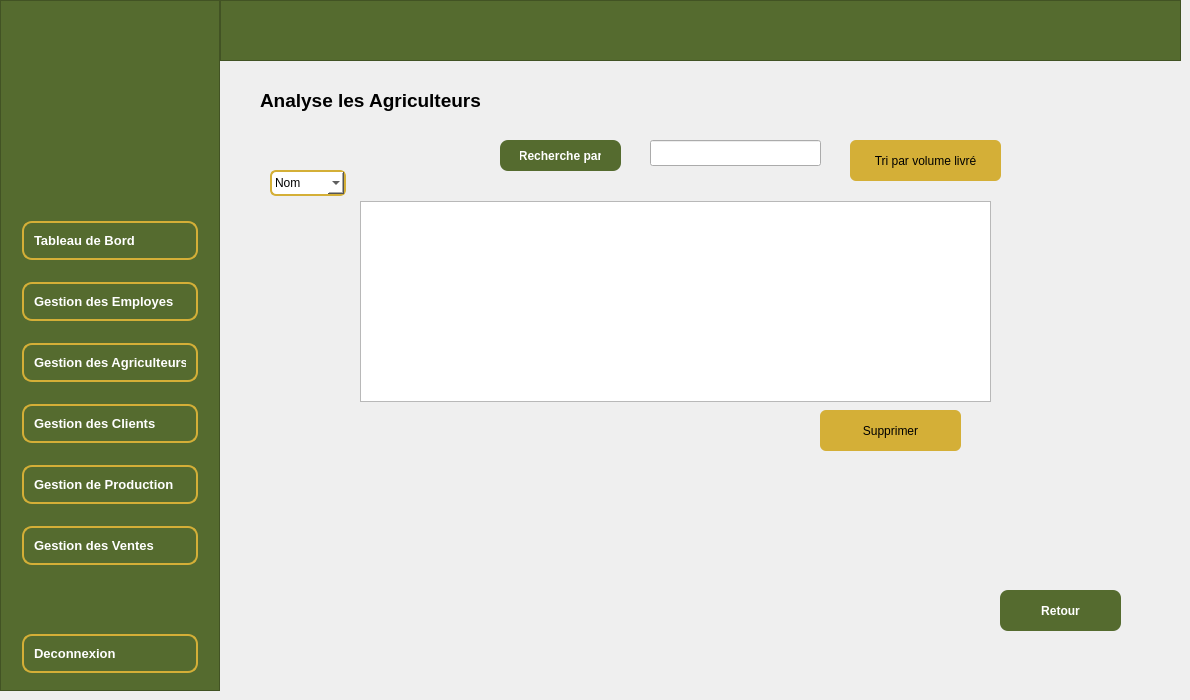
      <widget class="QWidget" name="page_analyse_agri">
       <widget class="QFrame" name="frame_20">
        <property name="geometry">
         <rect>
          <x>220</x>
          <y>0</y>
          <width>961</width>
          <height>61</height>
         </rect>
        </property>
        <property name="styleSheet">
         <string notr="true">QFrame {
    background-color: #556B2F;
}</string>
        </property>
        <property name="frameShape">
         <enum>QFrame::Shape::StyledPanel</enum>
        </property>
        <property name="frameShadow">
         <enum>QFrame::Shadow::Raised</enum>
        </property>
       </widget>
       <widget class="QFrame" name="sidebar_13">
        <property name="geometry">
         <rect>
          <x>0</x>
          <y>0</y>
          <width>220</width>
          <height>691</height>
         </rect>
        </property>
        <property name="minimumSize">
         <size>
          <width>220</width>
          <height>0</height>
         </size>
        </property>
        <property name="maximumSize">
         <size>
          <width>220</width>
          <height>16777215</height>
         </size>
        </property>
        <property name="styleSheet">
         <string notr="true">QFrame#sidebar_13 {
    background-color: #556B2F;
}
QPushButton {
    background-color: transparent;
    color: white;
    border: 2px solid #D4AF37;
    border-radius: 10px;
    padding: 10px;
    margin: 8px 12px;
    text-align: left;
}

QPushButton:hover {
    background-color: #D4AF37;
    color: black;
}
</string>
        </property>
        <property name="frameShape">
         <enum>QFrame::Shape::StyledPanel</enum>
        </property>
        <property name="frameShadow">
         <enum>QFrame::Shadow::Raised</enum>
        </property>
        <layout class="QVBoxLayout" name="verticalLayout_18">
         <item>
          <widget class="QLabel" name="label_65">
           <property name="minimumSize">
            <size>
             <width>150</width>
             <height>150</height>
            </size>
           </property>
           <property name="maximumSize">
            <size>
             <width>150</width>
             <height>150</height>
            </size>
           </property>
           <property name="text">
            <string/>
           </property>
           <property name="pixmap">
            <pixmap>../SMART_OIL_PRESS_DHOUHA/GestionEmployes/images/lg-removebg-preview.png</pixmap>
           </property>
           <property name="scaledContents">
            <bool>true</bool>
           </property>
           <property name="alignment">
            <set>Qt::AlignmentFlag::AlignCenter</set>
           </property>
           <property name="wordWrap">
            <bool>true</bool>
           </property>
          </widget>
         </item>
         <item>
          <spacer name="verticalSpacer_27">
           <property name="orientation">
            <enum>Qt::Orientation::Vertical</enum>
           </property>
           <property name="sizeHint" stdset="0">
            <size>
             <width>20</width>
             <height>40</height>
            </size>
           </property>
          </spacer>
         </item>
         <item>
          <widget class="QPushButton" name="btn_home_14">
           <property name="font">
            <font>
             <pointsize>10</pointsize>
             <bold>true</bold>
            </font>
           </property>
           <property name="text">
            <string>Tableau de Bord</string>
           </property>
           <property name="icon">
            <iconset theme="QIcon::ThemeIcon::GoHome"/>
           </property>
          </widget>
         </item>
         <item>
          <widget class="QPushButton" name="btn_employes_14">
           <property name="font">
            <font>
             <pointsize>10</pointsize>
             <bold>true</bold>
            </font>
           </property>
           <property name="text">
            <string>Gestion des Employes</string>
           </property>
           <property name="icon">
            <iconset theme="QIcon::ThemeIcon::UserAvailable"/>
           </property>
          </widget>
         </item>
         <item>
          <widget class="QPushButton" name="btn_agriculteurs_14">
           <property name="font">
            <font>
             <pointsize>10</pointsize>
             <bold>true</bold>
            </font>
           </property>
           <property name="text">
            <string>Gestion des Agriculteurs</string>
           </property>
          </widget>
         </item>
         <item>
          <widget class="QPushButton" name="btn_clients_14">
           <property name="font">
            <font>
             <pointsize>10</pointsize>
             <bold>true</bold>
            </font>
           </property>
           <property name="text">
            <string>Gestion des Clients</string>
           </property>
          </widget>
         </item>
         <item>
          <widget class="QPushButton" name="btn_production_14">
           <property name="font">
            <font>
             <pointsize>10</pointsize>
             <bold>true</bold>
            </font>
           </property>
           <property name="text">
            <string>Gestion de Production</string>
           </property>
          </widget>
         </item>
         <item>
          <widget class="QPushButton" name="btn_ventes_14">
           <property name="font">
            <font>
             <pointsize>10</pointsize>
             <bold>true</bold>
            </font>
           </property>
           <property name="text">
            <string>Gestion des Ventes</string>
           </property>
          </widget>
         </item>
         <item>
          <spacer name="verticalSpacer_28">
           <property name="orientation">
            <enum>Qt::Orientation::Vertical</enum>
           </property>
           <property name="sizeHint" stdset="0">
            <size>
             <width>20</width>
             <height>40</height>
            </size>
           </property>
          </spacer>
         </item>
         <item>
          <widget class="QPushButton" name="btn_logout_14">
           <property name="font">
            <font>
             <pointsize>10</pointsize>
             <bold>true</bold>
            </font>
           </property>
           <property name="text">
            <string>Deconnexion</string>
           </property>
          </widget>
         </item>
        </layout>
       </widget>
       <widget class="QPushButton" name="btn_supprimer_agri">
        <property name="geometry">
         <rect>
          <x>820</x>
          <y>410</y>
          <width>141</width>
          <height>41</height>
         </rect>
        </property>
        <property name="styleSheet">
         <string notr="true">QPushButton {
    background-color: #D4AF37;
    color: black;
    border-radius: 6px;
    padding: 6px 12px;
}

QPushButton:hover {
    background-color: #c49b2f;
}
</string>
        </property>
        <property name="text">
         <string>Supprimer</string>
        </property>
        <property name="icon">
         <iconset theme="QIcon::ThemeIcon::EditDelete"/>
        </property>
       </widget>
       <widget class="QPushButton" name="btn_recherche_agri">
        <property name="geometry">
         <rect>
          <x>500</x>
          <y>140</y>
          <width>121</width>
          <height>31</height>
         </rect>
        </property>
        <property name="styleSheet">
         <string notr="true">/* ====== PushButton ====== */
QPushButton {
    background-color: #556B2F;
    color: white;
    border-radius: 8px;
    padding: 8px 20px;
    font-weight: bold;
}

QPushButton:hover {
    background-color: #6B8E23;
}

QPushButton:pressed {
    background-color: #3E4E1F;
}</string>
        </property>
        <property name="text">
         <string>Recherche par</string>
        </property>
       </widget>
       <widget class="QComboBox" name="comboBox_2">
        <property name="geometry">
         <rect>
          <x>270</x>
          <y>170</y>
          <width>76</width>
          <height>26</height>
         </rect>
        </property>
        <property name="styleSheet">
         <string notr="true">QComboBox {
    background-color: white;
    border: 2px solid #D4AF37;   /* jaune doré */
    gridline-color: #D4AF37;
    border-radius: 6px;
    selection-background-color: #FFF3C4;
    selection-color: black;
}




</string>
        </property>
        <item>
         <property name="text">
          <string>Nom</string>
         </property>
        </item>
        <item>
         <property name="text">
          <string>Region</string>
         </property>
        </item>
       </widget>
       <widget class="QPushButton" name="btn_tri_agri">
        <property name="geometry">
         <rect>
          <x>850</x>
          <y>140</y>
          <width>151</width>
          <height>41</height>
         </rect>
        </property>
        <property name="styleSheet">
         <string notr="true">QPushButton {
    background-color: #D4AF37;
    color: black;
    border-radius: 6px;
    padding: 6px 12px;
}

QPushButton:hover {
    background-color: #c49b2f;
}
</string>
        </property>
        <property name="text">
         <string>Tri par volume livré</string>
        </property>
       </widget>
       <widget class="QLabel" name="label_67">
        <property name="geometry">
         <rect>
          <x>260</x>
          <y>80</y>
          <width>231</width>
          <height>41</height>
         </rect>
        </property>
        <property name="font">
         <font>
          <pointsize>14</pointsize>
          <bold>true</bold>
         </font>
        </property>
        <property name="text">
         <string>Analyse les Agriculteurs</string>
        </property>
       </widget>
       <widget class="QPushButton" name="btn_retour_5">
        <property name="geometry">
         <rect>
          <x>1000</x>
          <y>590</y>
          <width>121</width>
          <height>41</height>
         </rect>
        </property>
        <property name="styleSheet">
         <string notr="true">/* ====== PushButton ====== */
QPushButton {
    background-color: #556B2F;
    color: white;
    border-radius: 8px;
    padding: 8px 20px;
    font-weight: bold;
}

QPushButton:hover {
    background-color: #6B8E23;
}

QPushButton:pressed {
    background-color: #3E4E1F;
}
</string>
        </property>
        <property name="text">
         <string>Retour</string>
        </property>
        <property name="icon">
         <iconset theme="QIcon::ThemeIcon::GoPrevious"/>
        </property>
       </widget>
       <widget class="QTableView" name="TABLEAG">
        <property name="geometry">
         <rect>
          <x>360</x>
          <y>201</y>
          <width>631</width>
          <height>201</height>
         </rect>
        </property>
       </widget>
       <widget class="QLineEdit" name="lineEdit_recherche_agri">
        <property name="geometry">
         <rect>
          <x>650</x>
          <y>140</y>
          <width>171</width>
          <height>26</height>
         </rect>
        </property>
       </widget>
      </widget>
